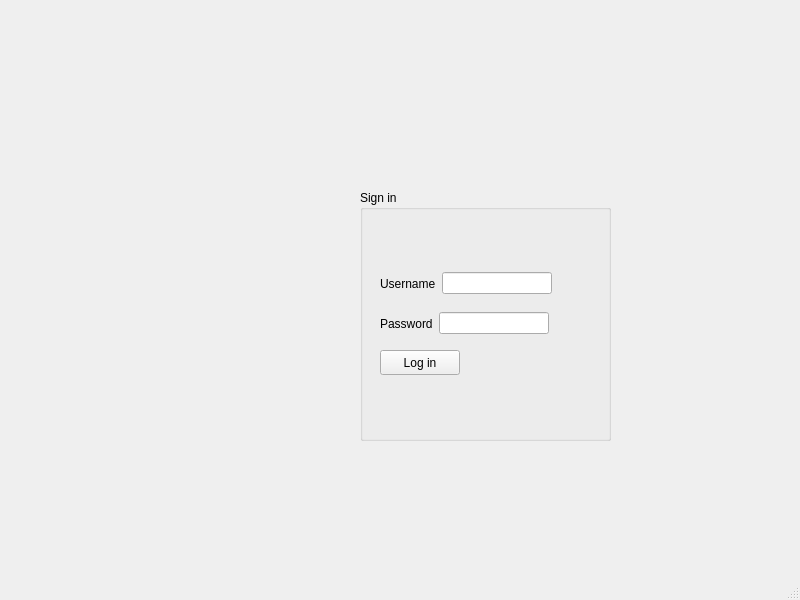
<?xml version="1.0" encoding="UTF-8"?>
<ui version="4.0">
 <class>MainWindow</class>
 <widget class="QMainWindow" name="MainWindow">
  <property name="geometry">
   <rect>
    <x>0</x>
    <y>0</y>
    <width>800</width>
    <height>600</height>
   </rect>
  </property>
  <property name="windowTitle">
   <string>MainWindow</string>
  </property>
  <widget class="QWidget" name="centralwidget">
   <widget class="QGroupBox" name="groupBox">
    <property name="geometry">
     <rect>
      <x>360</x>
      <y>190</y>
      <width>251</width>
      <height>251</height>
     </rect>
    </property>
    <property name="title">
     <string>Sign in</string>
    </property>
    <widget class="QPushButton" name="pushButton">
     <property name="geometry">
      <rect>
       <x>20</x>
       <y>160</y>
       <width>80</width>
       <height>25</height>
      </rect>
     </property>
     <property name="text">
      <string>Log in</string>
     </property>
    </widget>
    <widget class="QWidget" name="">
     <property name="geometry">
      <rect>
       <x>20</x>
       <y>120</y>
       <width>169</width>
       <height>27</height>
      </rect>
     </property>
     <layout class="QHBoxLayout" name="horizontalLayout_2">
      <item>
       <widget class="QLabel" name="label_2">
        <property name="text">
         <string>Password</string>
        </property>
       </widget>
      </item>
      <item>
       <widget class="QLineEdit" name="lineEdit_password"/>
      </item>
     </layout>
    </widget>
    <widget class="QWidget" name="">
     <property name="geometry">
      <rect>
       <x>20</x>
       <y>80</y>
       <width>172</width>
       <height>27</height>
      </rect>
     </property>
     <layout class="QHBoxLayout" name="horizontalLayout">
      <item>
       <widget class="QLabel" name="label">
        <property name="text">
         <string>Username</string>
        </property>
       </widget>
      </item>
      <item>
       <widget class="QLineEdit" name="lineEdit_username"/>
      </item>
     </layout>
    </widget>
   </widget>
  </widget>
  <widget class="QMenuBar" name="menubar">
   <property name="geometry">
    <rect>
     <x>0</x>
     <y>0</y>
     <width>800</width>
     <height>22</height>
    </rect>
   </property>
  </widget>
  <widget class="QStatusBar" name="statusbar"/>
 </widget>
 <resources/>
 <connections/>
</ui>
